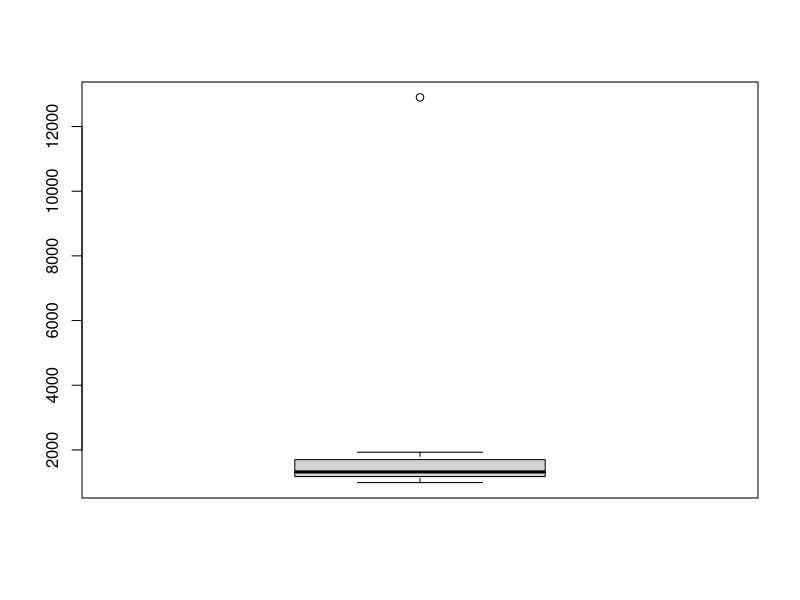

Generate this figure with R:
#Se quiere saber si existen diferencias significativas en la facturación de dos tiendas de joyería de una misma cadena. 
#Para ello se eligieron al azar 11 días en los que se contabilizaron las ventas en la joyería A y otros 10 días en la joyería B. Los datos obtenidos fueron:

#VentasA= c(1320,1495,990,1250,12900,1900,1500,1100,1250,1100,1930),
#VentasB= c(1110,1405,985,1290,1300,1705,1200,1105,1150,1210,NA)

#Obtener las estimaciones puntuales y por intervalo de confianza al 95% de las medias poblacionales, varianzas poblacionales, diferencia de medias poblacionales y cociente de varianzas poblacionales.

df <- data.frame(VentasA= c(1320,1495,990,1250,12900,1900,1500,1100,1250,1100,1930),
                 VentasB= c(1110,1405,985,1290,1300,1705,1200,1105,1150,1210,NA))

# estimaciones puntuales 
mA <- mean(df$VentasA, na.rm = TRUE)
mB <- mean(df$VentasB, na.rm = TRUE)
s2A <- var(df$VentasA, na.rm = TRUE)
s2B <- var(df$VentasB, na.rm = TRUE)

# intervalos de confianza para la media poblacional
t.test(df$VentasA, conf.level = 0.95)$conf
t.test(df$VentasB, conf.level = 0.95)$conf

# intervalo para las varianzas poblacionales
IntVAR <- function(x, alpha){
  n <- length(x)
  s2 <- var(x, na.rm = TRUE)
  k1 <- qchisq(1-alpha/2, n-1, lower.tail = FALSE)
  k2 <- qchisq(alpha/2, n-1, lower.tail = FALSE)
  IV <- c(((n-1)*s2)/k2, ((n-1)*s2)/k1)
  return(IV)
}   
IntVAR(df$VentasA, 0.05)
IntVAR(df$VentasB, 0.05)

# intervalo para el cociente de varianzas
var.test(df$VentasA, df$VentasB, conf.level = 0.95)$conf

# intervalo para la diferencia de medias
t.test(df$VentasA, df$VentasB,  var.equal=FALSE ,conf.level = 0.95)$conf

boxplot(df$VentasA)
